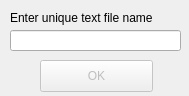
<?xml version="1.0" encoding="UTF-8"?>
<ui version="4.0">
 <class>AddTextDialog</class>
 <widget class="QDialog" name="AddTextDialog">
  <property name="geometry">
   <rect>
    <x>0</x>
    <y>0</y>
    <width>189</width>
    <height>96</height>
   </rect>
  </property>
  <property name="windowTitle">
   <string>Dialog</string>
  </property>
  <widget class="QLineEdit" name="lineEdit">
   <property name="geometry">
    <rect>
     <x>10</x>
     <y>30</y>
     <width>171</width>
     <height>21</height>
    </rect>
   </property>
  </widget>
  <widget class="QLabel" name="label">
   <property name="geometry">
    <rect>
     <x>10</x>
     <y>10</y>
     <width>201</width>
     <height>16</height>
    </rect>
   </property>
   <property name="text">
    <string>Enter unique text file name</string>
   </property>
  </widget>
  <widget class="QPushButton" name="btnOk">
   <property name="enabled">
    <bool>false</bool>
   </property>
   <property name="geometry">
    <rect>
     <x>40</x>
     <y>60</y>
     <width>113</width>
     <height>32</height>
    </rect>
   </property>
   <property name="text">
    <string>OK</string>
   </property>
  </widget>
 </widget>
 <resources/>
 <connections/>
</ui>
